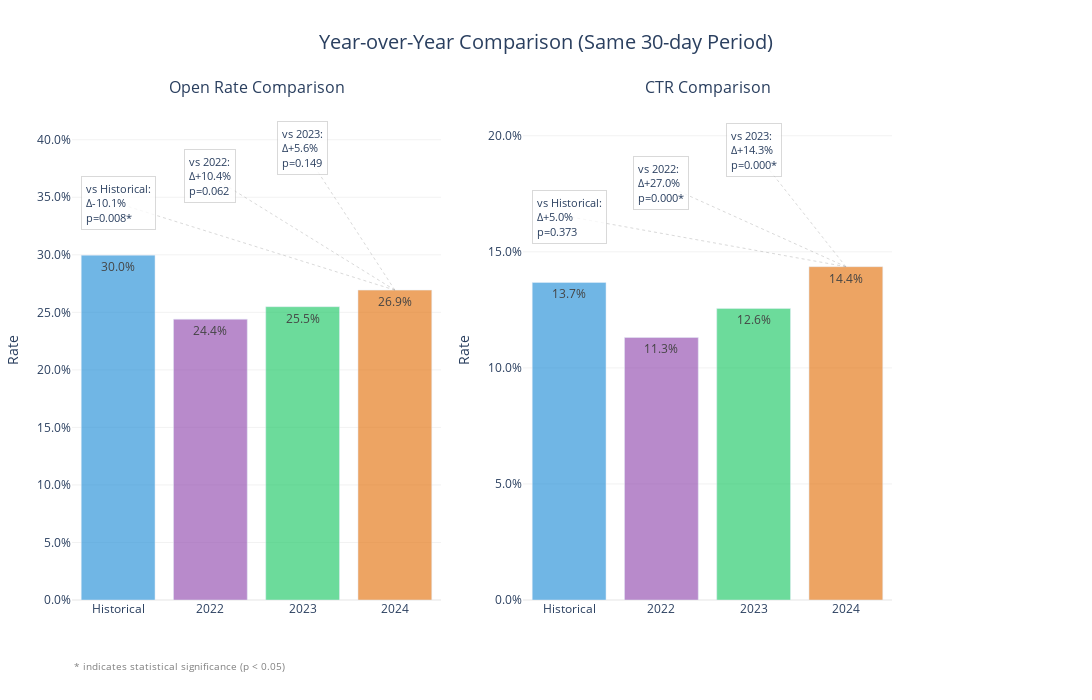

Write notebook code for a chart like this one.
### Code cell
# Load and prepare data
df = pd.read_csv('Felipe Chaves_TakeHome Exercise - Campaign_Performance.csv', 
                 parse_dates=['date_sent'])

# Calculate metrics
df['open_rate'] = df['n_open']/df['n_sent']
df['ctr'] = np.where(df['n_open'] > 0, df['n_click']/df['n_open'], 0)
df['year'] = df['date_sent'].dt.year
df['day_of_year'] = df['date_sent'].dt.dayofyear

# Get the most recent date and calculate the day range for comparison
max_date = df['date_sent'].max()
current_day_of_year = max_date.dayofyear
start_day = current_day_of_year - 30

# Get data for each year's same period
def get_period_data(year, start_day, end_day):
    year_data = df[df['year'] == year]
    return year_data[
        (year_data['day_of_year'] >= start_day) & 
        (year_data['day_of_year'] <= end_day)
    ]

recent_data = get_period_data(2024, start_day, current_day_of_year)
data_2023 = get_period_data(2023, start_day, current_day_of_year)
data_2022 = get_period_data(2022, start_day, current_day_of_year)
historical_data = df  # All data for historical comparison

def perform_statistical_comparison(metric, data1, data2, period1_name, period2_name):
    """Perform comprehensive statistical analysis for a given metric between two periods"""
    if len(data1) == 0 or len(data2) == 0:
        return None
        
    # Perform t-test
    t_stat, t_pval = stats.ttest_ind(
        data1[metric],
        data2[metric]
    )
    
    # Perform Mann-Whitney U test (non-parametric)
    u_stat, u_pval = mannwhitneyu(
        data1[metric],
        data2[metric],
        alternative='two-sided'
    )
    
    # Calculate Cohen's d effect size
    pooled_std = np.sqrt((data1[metric].var() + data2[metric].var()) / 2)
    cohens_d = (data1[metric].mean() - data2[metric].mean()) / pooled_std
    
    return {
        'metric': metric,
        f'{period1_name}_mean': data1[metric].mean(),
        f'{period2_name}_mean': data2[metric].mean(),
        'change': (data1[metric].mean() - data2[metric].mean()) / data2[metric].mean(),
        't_stat': t_stat,
        't_pvalue': t_pval,
        'u_stat': u_stat,
        'u_pvalue': u_pval,
        'cohens_d': cohens_d,
        'significant': (t_pval < 0.05) or (u_pval < 0.05)
    }

# Perform analysis for both metrics
metrics = ['open_rate', 'ctr']
results = {}
for metric in metrics:
    # Current vs Historical
    results[f'{metric}_current_vs_hist'] = perform_statistical_comparison(
        metric, recent_data, historical_data, 'recent', 'historical'
    )
    # Current vs 2023
    results[f'{metric}_current_vs_2023'] = perform_statistical_comparison(
        metric, recent_data, data_2023, 'recent', '2023'
    )
    # Current vs 2022
    results[f'{metric}_current_vs_2022'] = perform_statistical_comparison(
        metric, recent_data, data_2022, 'recent', '2022'
    )

# Create the visualization
fig = make_subplots(rows=1, cols=2, 
                    subplot_titles=('Open Rate Comparison', 'CTR Comparison'),
                    horizontal_spacing=0.1)

# Colors for different years
colors = {
    'Historical': 'rgba(52, 152, 219, 0.7)',  # Blue
    '2022': 'rgba(155, 89, 182, 0.7)',        # Purple
    '2023': 'rgba(46, 204, 113, 0.7)',        # Green
    '2024': 'rgba(230, 126, 34, 0.7)'         # Orange
}

# Add bars for each metric
for i, metric in enumerate(['open_rate', 'ctr']):
    col = i + 1
    x_positions = [1, 2, 3, 4]  # One position for each period
    
    # Historical bar
    hist_mean = results[f'{metric}_current_vs_hist']['historical_mean']
    fig.add_trace(
        go.Bar(
            x=[x_positions[0]],
            y=[hist_mean],
            name='Historical',
            marker_color=colors['Historical'],
            text=[f"{hist_mean:.1%}"],
            textposition='auto',
            showlegend=False
        ),
        row=1, col=col
    )
    
    # 2022 bar
    if len(data_2022) > 0:
        mean_2022 = data_2022[metric].mean()
        fig.add_trace(
            go.Bar(
                x=[x_positions[1]],
                y=[mean_2022],
                name='2022',
                marker_color=colors['2022'],
                text=[f"{mean_2022:.1%}"],
                textposition='auto',
                showlegend=False
            ),
            row=1, col=col
        )
    
    # 2023 bar
    if len(data_2023) > 0:
        mean_2023 = data_2023[metric].mean()
        fig.add_trace(
            go.Bar(
                x=[x_positions[2]],
                y=[mean_2023],
                name='2023',
                marker_color=colors['2023'],
                text=[f"{mean_2023:.1%}"],
                textposition='auto',
                showlegend=False
            ),
            row=1, col=col
        )
    
    # 2024 (Recent) bar
    recent_mean = results[f'{metric}_current_vs_hist']['recent_mean']
    fig.add_trace(
        go.Bar(
            x=[x_positions[3]],
            y=[recent_mean],
            name='2024',
            marker_color=colors['2024'],
            text=[f"{recent_mean:.1%}"],
            textposition='auto',
            showlegend=False
        ),
        row=1, col=col
    )
    
    # Add significance annotations
    comparisons = [
        ('current_vs_hist', 0.5, 'Historical'),
        ('current_vs_2022', 1.5, '2022'),
        ('current_vs_2023', 2.5, '2023')
    ]
    
    # Calculate maximum y value for the current metric
    max_y = max(
        hist_mean,
        mean_2022 if len(data_2022) > 0 else 0,
        mean_2023 if len(data_2023) > 0 else 0,
        recent_mean
    )

    # Adjust y-axis range based on the metric
    y_range_multiplier = 1.45 if metric == 'open_rate' else 1.5
    
    # Add annotations with better spacing
    for idx, (comp_key, x_pos, label) in enumerate(comparisons):
        result = results[f'{metric}_{comp_key}']
        if result is not None:
            p_val = min(result['t_pvalue'], result['u_pvalue'])
            change = result['change'] * 100
            
            # Calculate y position with better spacing
            # Adjust spacing for open_rate to be more compact
            spacing_factor = 0.08 if metric == 'open_rate' else 0.1
            y_pos = max_y * (1.15 + idx * spacing_factor)
            
            # Format the annotation text more clearly
            sig_star = "*" if result['significant'] else ""
            annotation_text = (
                f"vs {label}:<br>"
                f"Δ{change:+.1f}%<br>"
                f"p={p_val:.3f}{sig_star}"
            )
            
            # Add connecting line to make it clear which comparison it refers to
            fig.add_shape(
                type="line",
                x0=4,  # Position of 2024 bar
                y0=recent_mean,
                x1=x_pos + 0.5,  # End at annotation
                y1=y_pos,
                line=dict(
                    color="rgba(128, 128, 128, 0.3)",
                    width=1,
                    dash="dot"
                ),
                row=1, col=col
            )
            
            # Add annotation with adjusted position and style
            fig.add_annotation(
                x=x_pos + 0.5,
                y=y_pos,
                text=annotation_text,
                showarrow=False,
                font=dict(size=11),
                xref=f'x{col}',
                yref=f'y{col}',
                align='left',
                bgcolor='rgba(255, 255, 255, 0.8)',
                bordercolor='rgba(128, 128, 128, 0.3)',
                borderwidth=1,
                borderpad=4
            )

# Update layout
fig.update_layout(
    title=dict(
        text='Year-over-Year Comparison (Same 30-day Period)',
        x=0.5,
        y=0.95,
        xanchor='center',
        yanchor='top',
        font=dict(size=20)
    ),
    height=700,  # Increased height to accommodate annotations
    width=1200,
    plot_bgcolor='white',
    margin=dict(t=100, r=200, b=100, l=50)  # Increased right margin for annotations
)

# Update axes with more space for annotations and different ranges for each metric
for i in range(1, 3):
    metric = 'open_rate' if i == 1 else 'ctr'
    max_y = max(
        results[f'{metric}_current_vs_hist']['historical_mean'],
        data_2022[metric].mean() if len(data_2022) > 0 else 0,
        data_2023[metric].mean() if len(data_2023) > 0 else 0,
        results[f'{metric}_current_vs_hist']['recent_mean']
    )
    
    # Set different ranges for open_rate and ctr
    y_range_multiplier = 1.45 if metric == 'open_rate' else 1.5
    
    fig.update_xaxes(
        ticktext=['Historical', '2022', '2023', '2024'],
        tickvals=[1, 2, 3, 4],
        row=1, col=i
    )
    fig.update_yaxes(
        title='Rate',
        tickformat='.1%',
        gridcolor='rgba(128,128,128,0.1)',
        zerolinecolor='rgba(128,128,128,0.1)',
        range=[0, max_y * y_range_multiplier],  # Different range multiplier for each metric
        row=1, col=i
    )

# Add footnote
fig.add_annotation(
    text="* indicates statistical significance (p < 0.05)",
    xref="paper",
    yref="paper",
    x=0,
    y=-0.15,
    showarrow=False,
    font=dict(size=10, color='gray')
)

# Show the figure
fig.show()

# Print detailed analysis
print("\nYear-over-Year Analysis (Same 30-day Period)")
print("=" * 80)

for metric in metrics:
    metric_name = "OPEN RATE" if metric == "open_rate" else "CLICK-THROUGH RATE (CTR)"
    print(f"\n{metric_name}:")
    print("-" * 50)
    
    # Print means for each period
    print(f"Mean Values:")
    print(f"  Historical: {results[f'{metric}_current_vs_hist']['historical_mean']:.1%}")
    if len(data_2022) > 0:
        print(f"  2022: {data_2022[metric].mean():.1%}")
    if len(data_2023) > 0:
        print(f"  2023: {data_2023[metric].mean():.1%}")
    print(f"  2024: {results[f'{metric}_current_vs_hist']['recent_mean']:.1%}")
    
    print("\nStatistical Comparisons (2024 vs):")
    comparisons = [
        ('current_vs_hist', 'Historical'),
        ('current_vs_2022', '2022'),
        ('current_vs_2023', '2023')
    ]
    
    for comp_key, label in comparisons:
        result = results[f'{metric}_{comp_key}']
        if result is not None:
            sig_mark = "*" if result['significant'] else ""
            print(f"\n  {label}:")
            print(f"    Change: {result['change']*100:+.1f}%")
            print(f"    P-value: {min(result['t_pvalue'], result['u_pvalue']):.4f}{sig_mark}")
            print(f"    Effect Size: {abs(result['cohens_d']):.2f} ({'very large' if abs(result['cohens_d']) > 1.2 else 'large' if abs(result['cohens_d']) > 0.8 else 'medium' if abs(result['cohens_d']) > 0.5 else 'small'})")

### Figure 1 — Plotly figure (JSON) as saved in the notebook; plotly's stock layout.template omitted (floating-point values rounded to 4 significant figures)
{"data": [{"marker": {"color": "rgba(52, 152, 219, 0.7)"}, "name": "Historical", "showlegend": false, "text": ["30.0%"], "textposition": "auto", "type": "bar", "x": [1], "xaxis": "x", "y": [0.2997], "yaxis": "y"}, {"marker": {"color": "rgba(155, 89, 182, 0.7)"}, "name": "2022", "showlegend": false, "text": ["24.4%"], "textposition": "auto", "type": "bar", "x": [2], "xaxis": "x", "y": [0.244], "yaxis": "y"}, {"marker": {"color": "rgba(46, 204, 113, 0.7)"}, "name": "2023", "showlegend": false, "text": ["25.5%"], "textposition": "auto", "type": "bar", "x": [3], "xaxis": "x", "y": [0.2549], "yaxis": "y"}, {"marker": {"color": "rgba(230, 126, 34, 0.7)"}, "name": "2024", "showlegend": false, "text": ["26.9%"], "textposition": "auto", "type": "bar", "x": [4], "xaxis": "x", "y": [0.2693], "yaxis": "y"}, {"marker": {"color": "rgba(52, 152, 219, 0.7)"}, "name": "Historical", "showlegend": false, "text": ["13.7%"], "textposition": "auto", "type": "bar", "x": [1], "xaxis": "x2", "y": [0.1368], "yaxis": "y2"}, {"marker": {"color": "rgba(155, 89, 182, 0.7)"}, "name": "2022", "showlegend": false, "text": ["11.3%"], "textposition": "auto", "type": "bar", "x": [2], "xaxis": "x2", "y": [0.1131], "yaxis": "y2"}, {"marker": {"color": "rgba(46, 204, 113, 0.7)"}, "name": "2023", "showlegend": false, "text": ["12.6%"], "textposition": "auto", "type": "bar", "x": [3], "xaxis": "x2", "y": [0.1256], "yaxis": "y2"}, {"marker": {"color": "rgba(230, 126, 34, 0.7)"}, "name": "2024", "showlegend": false, "text": ["14.4%"], "textposition": "auto", "type": "bar", "x": [4], "xaxis": "x2", "y": [0.1436], "yaxis": "y2"}], "layout": {"annotations": [{"font": {"size": 16}, "showarrow": false, "text": "Open Rate Comparison", "x": 0.225, "xanchor": "center", "xref": "paper", "y": 1, "yanchor": "bottom", "yref": "paper"}, {"font": {"size": 16}, "showarrow": false, "text": "CTR Comparison", "x": 0.775, "xanchor": "center", "xref": "paper", "y": 1, "yanchor": "bottom", "yref": "paper"}, {"align": "left", "bgcolor": "rgba(255, 255, 255, 0.8)", "bordercolor": "rgba(128, 128, 128, 0.3)", "borderpad": 4, "borderwidth": 1, "font": {"size": 11}, "showarrow": false, "text": "vs Historical:<br>Δ-10.1%<br>p=0.008*", "x": 1, "xref": "x", "y": 0.3446, "yref": "y"}, {"align": "left", "bgcolor": "rgba(255, 255, 255, 0.8)", "bordercolor": "rgba(128, 128, 128, 0.3)", "borderpad": 4, "borderwidth": 1, "font": {"size": 11}, "showarrow": false, "text": "vs 2022:<br>Δ+10.4%<br>p=0.062", "x": 2, "xref": "x", "y": 0.3686, "yref": "y"}, {"align": "left", "bgcolor": "rgba(255, 255, 255, 0.8)", "bordercolor": "rgba(128, 128, 128, 0.3)", "borderpad": 4, "borderwidth": 1, "font": {"size": 11}, "showarrow": false, "text": "vs 2023:<br>Δ+5.6%<br>p=0.149", "x": 3, "xref": "x", "y": 0.3926, "yref": "y"}, {"align": "left", "bgcolor": "rgba(255, 255, 255, 0.8)", "bordercolor": "rgba(128, 128, 128, 0.3)", "borderpad": 4, "borderwidth": 1, "font": {"size": 11}, "showarrow": false, "text": "vs Historical:<br>Δ+5.0%<br>p=0.373", "x": 1, "xref": "x2", "y": 0.1651, "yref": "y2"}, {"align": "left", "bgcolor": "rgba(255, 255, 255, 0.8)", "bordercolor": "rgba(128, 128, 128, 0.3)", "borderpad": 4, "borderwidth": 1, "font": {"size": 11}, "showarrow": false, "text": "vs 2022:<br>Δ+27.0%<br>p=0.000*", "x": 2, "xref": "x2", "y": 0.1795, "yref": "y2"}, {"align": "left", "bgcolor": "rgba(255, 255, 255, 0.8)", "bordercolor": "rgba(128, 128, 128, 0.3)", "borderpad": 4, "borderwidth": 1, "font": {"size": 11}, "showarrow": false, "text": "vs 2023:<br>Δ+14.3%<br>p=0.000*", "x": 3, "xref": "x2", "y": 0.1938, "yref": "y2"}, {"font": {"color": "gray", "size": 10}, "showarrow": false, "text": "* indicates statistical significance (p < 0.05)", "x": 0, "xref": "paper", "y": -0.15, "yref": "paper"}], "height": 700, "margin": {"b": 100, "l": 50, "r": 200, "t": 100}, "plot_bgcolor": "white", "shapes": [{"line": {"color": "rgba(128, 128, 128, 0.3)", "dash": "dot", "width": 1}, "type": "line", "x0": 4, "x1": 1, "xref": "x", "y0": 0.2693, "y1": 0.3446, "yref": "y"}, {"line": {"color": "rgba(128, 128, 128, 0.3)", "dash": "dot", "width": 1}, "type": "line", "x0": 4, "x1": 2, "xref": "x", "y0": 0.2693, "y1": 0.3686, "yref": "y"}, {"line": {"color": "rgba(128, 128, 128, 0.3)", "dash": "dot", "width": 1}, "type": "line", "x0": 4, "x1": 3, "xref": "x", "y0": 0.2693, "y1": 0.3926, "yref": "y"}, {"line": {"color": "rgba(128, 128, 128, 0.3)", "dash": "dot", "width": 1}, "type": "line", "x0": 4, "x1": 1, "xref": "x2", "y0": 0.1436, "y1": 0.1651, "yref": "y2"}, {"line": {"color": "rgba(128, 128, 128, 0.3)", "dash": "dot", "width": 1}, "type": "line", "x0": 4, "x1": 2, "xref": "x2", "y0": 0.1436, "y1": 0.1795, "yref": "y2"}, {"line": {"color": "rgba(128, 128, 128, 0.3)", "dash": "dot", "width": 1}, "type": "line", "x0": 4, "x1": 3, "xref": "x2", "y0": 0.1436, "y1": 0.1938, "yref": "y2"}], "title": {"font": {"size": 20}, "text": "Year-over-Year Comparison (Same 30-day Period)", "x": 0.5, "xanchor": "center", "y": 0.95, "yanchor": "top"}, "width": 1200, "xaxis": {"anchor": "y", "domain": [0, 0.45], "ticktext": ["Historical", "2022", "2023", "2024"], "tickvals": [1, 2, 3, 4]}, "xaxis2": {"anchor": "y2", "domain": [0.55, 1], "ticktext": ["Historical", "2022", "2023", "2024"], "tickvals": [1, 2, 3, 4]}, "yaxis": {"anchor": "x", "domain": [0, 1], "gridcolor": "rgba(128,128,128,0.1)", "range": [0, 0.4345], "tickformat": ".1%", "title": {"text": "Rate"}, "zerolinecolor": "rgba(128,128,128,0.1)"}, "yaxis2": {"anchor": "x2", "domain": [0, 1], "gridcolor": "rgba(128,128,128,0.1)", "range": [0, 0.2154], "tickformat": ".1%", "title": {"text": "Rate"}, "zerolinecolor": "rgba(128,128,128,0.1)"}}}
